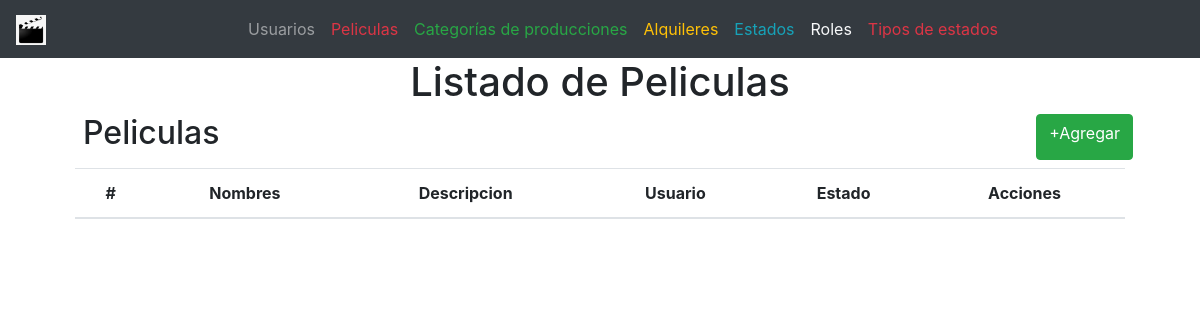
The page /?controller=movie on the database as committed earlier.
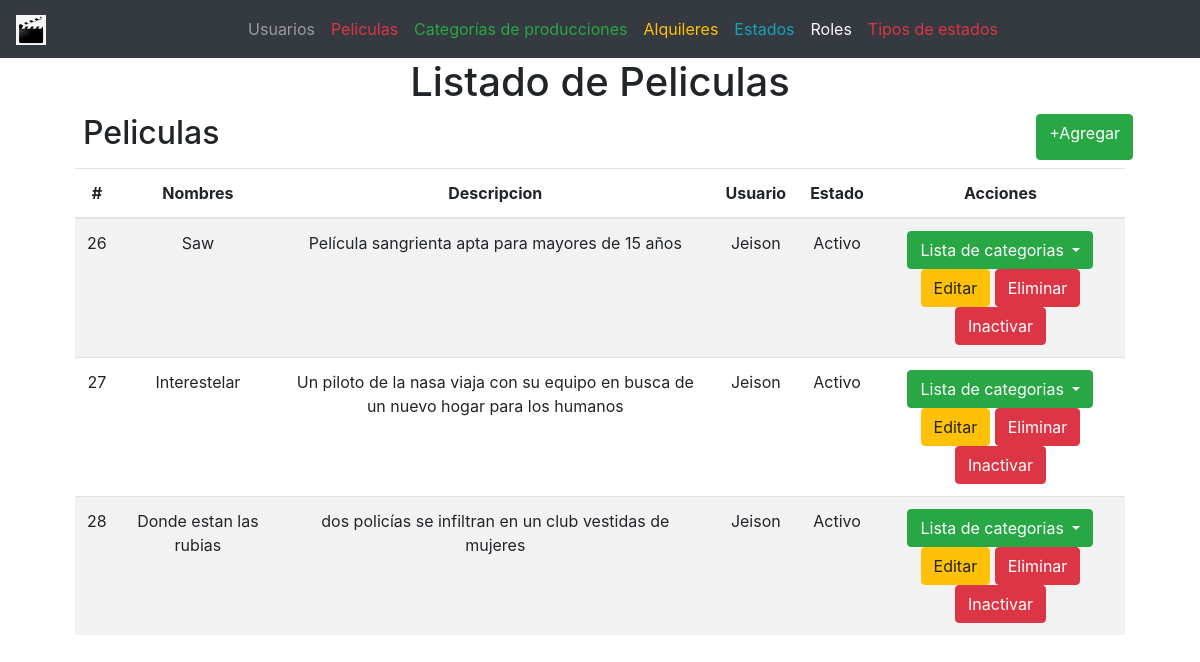
The same page on the database as committed later.
### tables this page shows
CREATE TABLE `movies` (
  `id` int(11) NOT NULL,
  `name` varchar(100) NOT NULL,
  `description` varchar(100) NOT NULL,
  `user_id` int(11) NOT NULL,
  `status_id` int(11) NOT NULL
);

CREATE TABLE `users` (
  `id` int(11) NOT NULL,
  `name` varchar(100) NOT NULL,
  `email` varchar(100) NOT NULL,
  `password` varchar(100) NOT NULL,
  `status_id` int(11) NOT NULL,
  `rol_id` int(11) NOT NULL
);

CREATE TABLE `statuses` (
  `id` int(11) NOT NULL,
  `status` varchar(100) NOT NULL,
  `type_status_id` int(11) NOT NULL
);

### controllers/MovieController.php (called while the page is built, shortened)
<?php
require 'models/Movie.php';
class MovieController
{
    private $model;
    public function __construct()
    {
        try{
            $this->model=new Movie;
        }catch(PDOException $e){
            die($e->getMessage());
        }
    }
    public function index(){
        require 'views/layout.php';
        $movies = $this->model->getAll();
        require 'views/movies/list.php';
    }
}

### models/Movie.php (called while the page is built, shortened)
<?php
class Movie
{
    private $pdo;
    public function __construct()
    {
        try {
            $this->pdo = new Database;
        } catch (PDOException $e) {
            die($e->getMessage());
        }
    }
    public function getAll()
    {
        try {
            $strSql = 'SELECT m.*, u.name as user, s.status as status FROM movies m
            INNER JOIN users u INNER JOIN statuses s ON s.id=m.status_id AND u.id=m.user_id';
            $query = $this->pdo->select($strSql);
            return $query;
        } catch (PDOException $e) {
            die($e->getMessage());
        }
    }
}

### providers/Database.php (called while the page is built, shortened)
<?php
class Database extends PDO
{
	public function select($strSql, $arrayData = array(), $fetchMode = PDO::FETCH_OBJ)
	{
		$query = $this->prepare($strSql);
		if (!$query->execute())
			echo "Error, la consulta no se realizó";
		else
			return $query->fetchAll($fetchMode);
	}
}

### views/movies/list.php (the view, shortened to what this page needs)
<main class="container">
	<section class="col-md-12 text-center">
		<h1>Listado de Peliculas</h1>
		<div class="col-md-12 m-2 d-flex justify-content-between">
			<h2>Peliculas</h2>
			<a href="?controller=movie&method=new" class="btn btn-success">+Agregar</a>
		</div>
		<section class="col-md-12 flex-nowrap table-responsive">
			<table class="table table-striped table-hover">
				<thead>
					<tr>
						<th>#</th>
						<th>Nombres</th>
						<th>Descripcion</th>
                        <th>Usuario</th>
                        <th>Estado</th>
						<th>Acciones</th>
					</tr>
				</thead>
				<tbody>
					<?php foreach($movies as $movie): ?>
						<tr>
							<td>
								<?php echo $movie->id ?>
							</td>
							<td>
								<?php echo $movie->name ?>
							</td>
							<td>
								<?php echo $movie->description ?>
							</td>
							<td>
								<?php echo $movie->user ?>
                            </td>
                            <td>
                                <?php echo $movie->status ?>
                            </td>
							<td>
								<div class="dropdown">
									<button class="btn btn-success dropdown-toggle" type="button" id="dropdownMenuButton" data-toggle="dropdown" aria-haspopup="true" aria-expanded="false">
									    Lista de categorias
									</button>
								</div>
								<a href="?controller=movie&method=edit&id=<?php echo $movie->id ?>" class="btn btn-warning">Editar</a>
								<a href="?controller=movie&method=delete&id=<?php echo $movie->id ?>" class="btn btn-danger">Eliminar</a>
							<?php
				      		if($movie->status_id == 1) {
					      	?>
				      			<a href="?controller=movie&method=updateStatus&id=<?php echo $movie->id ?>" class="btn btn-danger">Inactivar</a>
				      		<?php
				      			} elseif($movie->status_id == 2) {
				      		?>
				      			<a href="?controller=movie&method=updateStatus&id=<?php echo $movie->id ?>" class="btn btn-primary">Activar</a>
				      		<?php
				      			}
				      		?>
							</td>
						</tr>
					<?php endforeach ?>
				</tbody>
			</table>
		</section>
	</section>
</main>

### index.php (shortened to what this page needs)
<?php
	require 'providers/Database.php';
	$controller = 'HomeController';
	if(!isset($_REQUEST['controller'])) {
		require 'controllers/'.$controller. '.php';
		$controller = ucwords($controller);
		$controller = new $controller;
		$controller->index();
	} else {
		$method = isset($_REQUEST['method']) ? $_REQUEST['method'] : 'index';
		$controller = new $controller;
		call_user_func(array($controller, $method));
	}

### views/layout.php (shortened to what this page needs)
<!DOCTYPE html>
<html lang="es">
<head>
	<link rel="stylesheet" type="text/css" href="assets/css/bootstrap.min.css">
	<link rel="stylesheet" type="text/css" href="assets/css/style.css">
</head>
<body>
	<header>
		<nav class="navbar navbar-expand-lg navbar-dark bg-dark">
		  <a class="navbar-brand" href="index.php">
		  	<img src="assets/img/movies.png" width="30" height="30">
		  </a>
		  <div class="collapse navbar-collapse justify-content-center" id="navbarSupportedContent">
		    <ul class="navbar-nav">
		      <li class="nav-item">
		        <a class="nav-link" href="?controller=user">Usuarios</a>
		      </li>
		      <li class="nav-item">
		        <a class="nav-link text-danger" href="?controller=movie">Peliculas</a>
		      </li>
		      <li class="nav-item">
		        <a class="nav-link text-success" href="?controller=category">Categorías de producciones</a>
		      </li>
		      <li class="nav-item">
		        <a class="nav-link text-warning" href="?controller=rental">Alquileres</a>
		      </li>
		      <li class="nav-item">
		        <a class="nav-link text-info" href="?controller=status">Estados</a>
		      </li>
		      <li class="nav-item">
		        <a class="nav-link text-light" href="?controller=role">Roles</a>
		      </li>
		      <li class="nav-item">
		        <a class="nav-link text-danger" href="?controller=types">Tipos de estados</a>
		      </li>
		    </ul>
		  </div>
		</nav>
	</header>
</body>
</html>

Rows that differ between the two databases and show on the page:
added movies: id "26", name "Saw", description "Película sangrienta apta para mayores de 15 años", user.name "Jeison", status.status "Activo"
added movies: id "27", name "Interestelar", description "Un piloto de la nasa viaja con su equipo en busca de un nuevo hogar para los humanos", user.name "Jeison", status.status "Activo"
added movies: id "28", name "Donde estan las rubias", description "dos policías se infiltran en un club vestidas de mujeres", user.name "Jeison", status.status "Activo"
